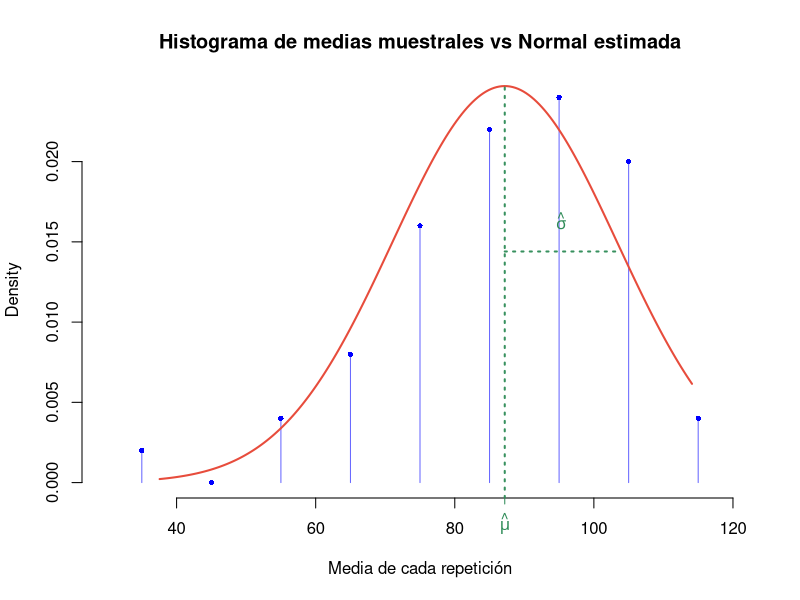

Write R code to recreate this figure.
## ---- chunk 1
knitr::opts_chunk$set(echo = TRUE)
## ---- chunk 2
datos <- read.csv("dataset.csv")
sample_means <- datos$mean

gran_media <- mean(sample_means)
desv_sd <- sd(sample_means)
## ---- chunk 3
hist_obj <- hist(
  sample_means,
  breaks = 10,
  probability = TRUE,
  col = NA,
  border = NA,
  main = "Histograma de medias muestrales vs Normal estimada",
  xlab = "Media de cada repetición"
)

# líneas delgadas al centro de cada rectángulo
segments(
  hist_obj$mids,
  0,
  hist_obj$mids,
  hist_obj$density,
  col = adjustcolor("blue", alpha.f = 0.6),
  lwd = 1
)
points(hist_obj$mids, hist_obj$density, col = "blue", pch = 16, cex = 0.7)

x_vals <- seq(min(sample_means), max(sample_means), length.out = 200)
normal_col <- "#E74C3C"  # rojo intenso sin transparencia
lines(x_vals, dnorm(x_vals, mean = gran_media, sd = desv_sd), col = normal_col, lwd = 2)

color_mu <- "#2E8B57"  # verde profundo para mu_hat y sigma_hat
axis(
  side = 1,
  at = gran_media,
  labels = expression(hat(mu)),
  col = NA,
  col.axis = color_mu,
  col.ticks = color_mu,
  lwd = 0,
  lwd.ticks = 1,
  tcl = -0.3
)
abline(v = gran_media, col = adjustcolor(color_mu, alpha.f = 0.95), lwd = 2, lty = 3)
y_sd <- max(hist_obj$density) * 0.6
dens_span <- diff(range(hist_obj$density, na.rm = TRUE))
if (!is.finite(dens_span) || dens_span == 0) dens_span <- max(hist_obj$density, na.rm = TRUE)
segments(
  gran_media,
  y_sd,
  gran_media + desv_sd,
  y_sd,
  col = adjustcolor(color_mu, alpha.f = 0.95),
  lwd = 2,
  lty = 3
)
y_label <- y_sd + 0.08 * dens_span
text(gran_media + desv_sd / 2, y_label, expression(hat(sigma)), col = color_mu, font = 2)
